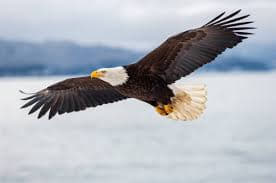
#> input picture 2/Genetic/target_images/eagle.png, 276 x 183 px
$ jupyter execute --allow-errors genetic2.ipynb
#> lines starting #> are read from the running program, lines starting #| are printed output that depends on the picture
## Genetic

[cell 1]
import numpy as np
from PIL import Image, ImageOps, ImageDraw, ImagePath
from PIL import ImageDraw
from IPython.display import display
import colour

import matplotlib.pyplot as plt

import random
import math

from pandas import DataFrame

[cell 2]
# from IPython.display import Image

class Individual:    #Chromosome
    def __init__(self, l, w , num_triangles =None):
        self.l = l  # Width of the image
        self.w = w  # Height of the image
        self.fitness = float('inf')  # Initial fitness is set to infinity
        self.array = None   # Array to store the pixel data of the image
        self.image = None   # Image object
        self.num_triangles = num_triangles
        self.create_random_image_array()     # Create initial random image


    def rand_color(self):
        return "#"+''.join([random.choice('0123456789ABCDEF') for j in range(6)])

    def create_one_color(self):
        self.image = Image.new(mode="RGBA", size=(self.l, self.w), color=self.rand_color())

    def create_random_image_array(self):

        # number of polygons(triangle) to add to image
        # the higher this is the higher stochasticity and potential for detail we have
        if self.num_triangles is None:
            iterations = random.randint(3, 6)
        else:
            iterations = self.num_triangles


        region = (self.l + self.w)//8

        img = Image.new("RGBA", (self.l, self.w), (0, 0, 0, 255))

        #number of points for each polygon
        for i in range(iterations):
            num_points = 3

            region_x = random.randint(0, self.l)
            region_y = random.randint(0, self.w)

            xy = []
            for j in range(num_points):   #make threshold for points of polygon
                xy.append((random.randint(region_x - region, region_x + region),
                           random.randint(region_y - region, region_y + region)))

            img1 = ImageDraw.Draw(img)
            img1.polygon(xy, fill=self.rand_color())

        self.image = img
        self.array = self.to_array(img)


    # [23 lines left out: function add_shape, not called in this run]

    def to_image(self):
        im = Image.fromarray(self.array)
        im.show()

    def to_array(self, image):
        return np.array(image)


    def get_fitness(self, target):
        self.fitness = np.mean(colour.difference.delta_e.delta_E_CIE1976(target, self.array))


# Returns the absolute value of the pixel-by-pixel difference between the two images.
    def get_fitness_euclidean(self, target):
        diff_array = np.subtract(np.array(target), self.array)
        self.fitness = np.mean(np.absolute(diff_array))

[cell 3]
class GeneticAlgorithm():
    def __init__(self, image):
        self.target_image = image
        self.l, self.w = self.target_image.size
        self.target_image_array = self.to_array(self.target_image)


    def run_ga(self, pop_size, epochs):
        """
        Main driver of the genetic algorithm

        Keyword arguments:
        pop_size -- the population size for each generation
        epochs -- number of generations to run

        Returns:
        fittest -- individual with the best fitness from final generation
        """
        # This initializes data as a dictionary to collect details about each epoch
        #  (iteration) for analysis later.
        data = {'epoch':[], 'fitness_estimate':[], 'crossover_used':[], 'pop_gen_used':[], 'im_size':[]}

        population = []

        # initialize starting population
        for i in range(pop_size):
            new_indiv = Individual(self.l, self.w)

            new_indiv.get_fitness(self.target_image)

            population.append(new_indiv)  #The list population now contains the first generation of solutions.

        for i in range(epochs):    #generatrion
            new_pop = []

            # estimate for fitness of fittest individual from current epoch's population
            fittest_estimate = float('inf')

            # populate our new population
            while len(new_pop) < len(population):
                # select parents for crossover
                parent_one = self.tournament_select(population)
                parent_two = self.tournament_select(population)

                fittest_estimate = min(parent_one.fitness, parent_two.fitness, fittest_estimate)

                # probabilistically determine how child of both parents is created
                rand = random.uniform(0, 1)

                if rand < 0.3:
                    child = self.crossover(parent_one, parent_two)

                    while child == None:
                        parent_one = self.tournament_select(population)
                        parent_two = self.tournament_select(population)

                        child = self.crossover(parent_one, parent_two)

                elif rand <= 0.9:
                    child = self.crossover_2(parent_one, parent_two, 0.5)

                    while child == None:
                        parent_one = self.tournament_select(population)
                        parent_two = self.tournament_select(population)

                        child = self.crossover_2(parent_one, parent_two, 0.5)

                else:
                    child = self.mutate(parent_one)

                    while child == None:
                        parent_one = self.tournament_select(population)
                        child = self.mutate(parent_one)

                # add child to new population
                new_pop.append(child)

            # set population = new_pop
            population = new_pop

            # fitness data recording
            if i % 100 == 0 or i == epochs - 1:         #100100
                data['epoch'].append(i)
                data['fitness_estimate'].append(fittest_estimate)
                data['crossover_used'].append("crossover_1")
                data['pop_gen_used'].append("random_image_array_1")
                data['im_size'].append("(" + str(self.w) + "," + str(self.l) + ")")

            # save images on interval to see progress
            # if i % 100 == 0 or i == epochs - 1:
            if i % 100 == 0 or i == epochs - 1:           #100100

                print("Most fit individual in epoch " + str(i) +
                    " has fitness: " + str(fittest_estimate))

                population.sort(key=lambda ind: ind.fitness)
                fittest = population[0]

                fittest.image.save("GenImg/fittest_" + str(i)+".png")

                data_df = DataFrame(data)

                data_df.to_csv("./GenImg/data_cross.csv")

        # save collected data to csv
        data_df = DataFrame(data)
        data_df.to_csv("./GenImg/data_cross.csv")

        # fittest individual of the final population
        population.sort(key=lambda ind: ind.fitness)
        fittest = population[0]

        return fittest


    # [26 lines left out: function tournament_select, not called in this run]


    def crossover(self, ind1, ind2):
        """
        Performs 'blend' crossover given two parents and creates a child \
            It takes a weighted average of each parent and overlays them

        Keyword arguments:
        ind1 -- parent number 1
        ind2 -- parent number 2

        Returns:
        child or None -- child of the two parents if it is more fit than both parents
        """

        child = Individual(self.l, self.w)

        # random float between 0 and 1
        blend_alpha = random.random()

        # if blend_alpha is 0.0, a copy of the first image is returned.
        # If blend_alpha is 1.0, a copy of the second image is returned.
        # use a random blend_alpha \in (0,1)
        child_image = Image.blend(ind1.image, ind2.image, blend_alpha)
        child.image = child_image
        child.array = np.array(child_image)
        child.get_fitness(self.target_image)

        # elitism
        if child.fitness == min(ind1.fitness, ind2.fitness, child.fitness):
            return child

        return None


    def crossover_2(self, ind1, ind2, horizontal_prob = 0.5):
        """
        Performs 'crossover point' crossover given two parents and creates a child \
            Randomly selects the crossover point to be either a row or column \
            Everything up until the crossover point is from parent 1, everything after is parent 2

        Keyword arguments:
        ind1 -- parent number 1
        ind2 -- parent number 2

        Returns:
        child or None -- child of the two parents if it is more fit than both parents
        """

        rand = random.random()

        # perform horizontal crossover point
        if rand <= horizontal_prob:

            split_point = random.randint(1, self.w)

            first = np.ones((split_point, self.l))
            first = np.vstack((first, np.zeros((self.w-split_point, self.l))))

        # perform vertical crossover point
        else:
            split_point = random.randint(1, self.l)

            first = np.ones((self.w, split_point))
            first = np.hstack((first, np.zeros((self.w, self.l-split_point))))

        second = 1 - first

        # Creates the 4 dimensional versions to perform the mutliplying across all color channels
        first = np.dstack([first,first,first,first])
        second = np.dstack([second,second,second,second])

        # Multiply parent1 with first and multiply parent2 with second. Then simplay add them element wise and it should produce the crossover child.

        half_chromo_1 = np.multiply(first, ind1.array)
        half_chromo_2 = np.multiply(second, ind2.array)

        child_array = np.add(half_chromo_1, half_chromo_2)

        child = Individual(self.l, self.w)

        child.image = Image.fromarray(child_array.astype(np.uint8))
        child.array = child_array.astype(np.uint8)

        child.get_fitness(self.target_image)

        # elitism
        if child.fitness == min(ind1.fitness, ind2.fitness, child.fitness):
            return child

        return None


    # [91 lines left out: functions crossover_3, mutate, mutate_2, not called in this run]

    def to_image(self, array):
        return Image.fromarray(array)

    def to_array(self, image):
        return np.array(image)

[cell 4]
def resize(image,max_size):
    new_width = int((max_size/max(image.size[0],image.size[1]))* image.size[0])
    new_height = int((max_size/max(image.size[0],image.size[1]))* image.size[1])
    image = image.resize((new_width,new_height), resample=Image.Resampling.LANCZOS)
    return image

[cell 5]
target_image_path = "./target_images/eagle.png"
image = Image.open(target_image_path)
#> image is the input picture: PIL image 276x183 RGBA; mean R, G, B, A 174.5, 179.3, 187.4, 255

image = resize(image,100)
#> in resize, `image = image.resize((new_width,new_height), resample=Image.Resampling..`:
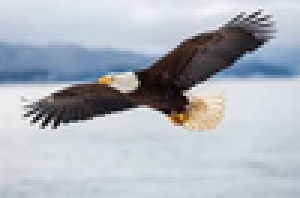
#> image: PIL image 100x66 RGBA (shown 3 times larger); mean R, G, B, A 174.5, 179.3, 187.4, 255

ga = GeneticAlgorithm(image)

population_size=100
echos=5000

#> (the rest of this cell did not finish here and is left out)

#> the loop in run_ga, `for i in range(pop_size):` made 1 pass
#> pass 1, in create_random_image_array, `self.image = img`:
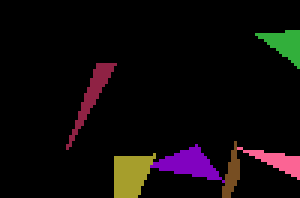
#> self.image: PIL image 100x66 RGBA (shown 3 times larger); mean R, G, B, A 14.2, 8.9, 9.4, 255
#> after the loop in run_ga, `for i in range(pop_size):`: population = []
plt.imshow(fittest.image)
plt.show()

image = resize(image,100)
plt.imshow(image)
plt.show()

CROSSOVER

[cell 6]
ind1 = Individual(100, 66)
#> after the loop in create_random_image_array (call 2), `for i in range(iterations):`:
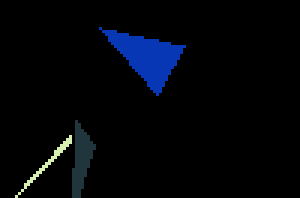
#> img: PIL image 100x66 RGBA (shown 3 times larger); mean R, G, B, A 2.2, 4.7, 9.6, 255
plt.imshow(ind1.image)
#> (this line was passed over: IPython is not available in this run)
plt.show()
ind2 = Individual(100, 66)
#> in create_random_image_array (call 3), `iterations = random.randint(3, 6)`: iterations = 3
#> the loop in create_random_image_array (call 3), `for i in range(iterations):` made 3 passes
#> (region_x, region_y) on passes 1 to 3: (47, 14), (33, 8), (33, 45)
#> after the loop in create_random_image_array (call 3), `for i in range(iterations):`:
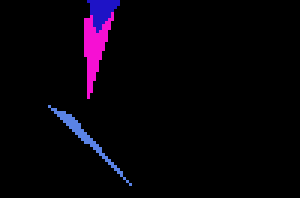
#> img: PIL image 100x66 RGBA (shown 3 times larger); mean R, G, B, A 6.2, 2, 8.8, 255
plt.imshow(ind2.image)
#> (this line was passed over: IPython is not available in this run)
plt.show()
ind3 = ga.crossover(ind1, ind2)
#> the loop in create_random_image_array (call 4), `for i in range(iterations):` made 3 passes
#> (region_x, region_y) on passes 1 to 3: (60, 52), (69, 35), (0, 24)
#> after the loop in create_random_image_array (call 4), `for i in range(iterations):`:
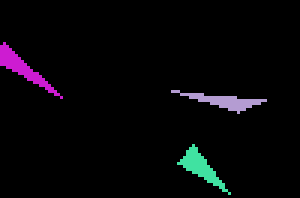
#> img: PIL image 100x66 RGBA (shown 3 times larger); mean R, G, B, A 6.1, 5.5, 7.9, 255
#> in crossover, `blend_alpha = random.random()`: blend_alpha = 0.166
#> in crossover, `child_image = Image.blend(ind1.image, ind2.image, blend_alpha)`:
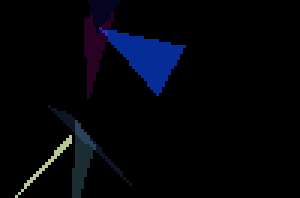
#> child_image: PIL image 100x66 RGBA (shown 3 times larger); mean R, G, B, A 2.8, 4.2, 9.5, 255
#> (the call stopped at in get_fitness, `self.fitness = np.mean(colour.difference.delta_e.delta_E_CIE1976(targe..`: colour is not available in this run)
plt.imshow(ind3.image)
#> (this line was passed over: IPython is not available in this run)
plt.show()

[cell 7]
ind1 = Individual(100, 66)
#> the loop in create_random_image_array (call 5), `for i in range(iterations):` made 3 passes
#> (region_x, region_y) on passes 1 to 3: (33, 20), (53, 24), (86, 12)
#> after the loop in create_random_image_array (call 5), `for i in range(iterations):`:
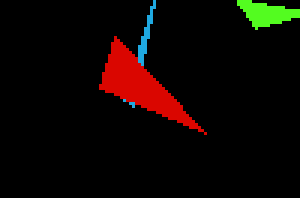
#> img: PIL image 100x66 RGBA (shown 3 times larger); mean R, G, B, A 13.8, 5.9, 2.1, 255
plt.imshow(ind1.image)
#> (this line was passed over: IPython is not available in this run)
plt.show()
ind2 = Individual(100, 66)
#> in create_random_image_array (call 6), `iterations = random.randint(3, 6)`: iterations = 5
#> the loop in create_random_image_array (call 6), `for i in range(iterations):` made 5 passes
#> (region_x, region_y) on passes 1 to 5: (57, 14), (71, 40), (1, 17), (74, 37), (38, 51)
#> after the loop in create_random_image_array (call 6), `for i in range(iterations):`:
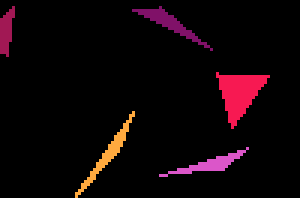
#> img: PIL image 100x66 RGBA (shown 3 times larger); mean R, G, B, A 15.2, 4.3, 7.3, 255
plt.imshow(ind2.image)
#> (this line was passed over: IPython is not available in this run)
plt.show()
ind3 = ga.crossover_2(ind1, ind2)
#> in crossover_2, `rand = random.random()`: rand = 0.116
#> in crossover_2, `split_point = random.randint(1, self.w)`: split_point = 64
#> in crossover_2, `half_chromo_1 = np.multiply(first, ind1.array)`:
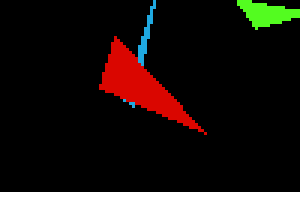
#> half_chromo_1: shape (66, 100, 4) float64 (shown 3 times larger); mean R, G, B, A 13.8, 5.9, 2.1, 247.3; transparent parts drawn white
#> in create_random_image_array (call 7), `iterations = random.randint(3, 6)`: iterations = 6
#> the loop in create_random_image_array (call 7), `for i in range(iterations):` made 6 passes
#> (region_x, region_y) on passes 1 to 6: (4, 38), (49, 1), (33, 21), (26, 5), (72, 51), (41, 4)
#> after the loop in create_random_image_array (call 7), `for i in range(iterations):`:
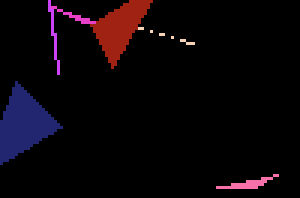
#> img: PIL image 100x66 RGBA (shown 3 times larger); mean R, G, B, A 10.2, 4.3, 8.7, 255
#> (the call stopped at in get_fitness, `self.fitness = np.mean(colour.difference.delta_e.delta_E_CIE1976(targe..`: colour is not available in this run)

$ run again, with 2/Genetic/target_images/moon.jpg saved as 2/Genetic/target_images/eagle.png
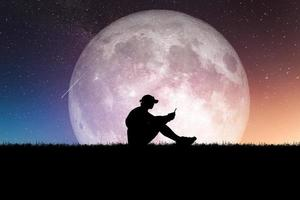
#> input picture 2/Genetic/target_images/moon.jpg, 300 x 200 px
#> image is the input picture: PIL image 300x200 RGB; mean R, G, B 92.3, 80.3, 88
#> in resize, `image = image.resize((new_width,new_height), resample=Image.Resampling..`:
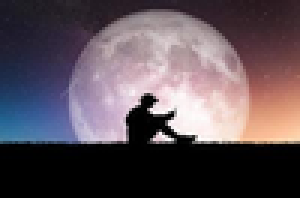
#> image: PIL image 100x66 RGB (shown 3 times larger); mean R, G, B 92.4, 80.4, 88.1
#> after the loop in run_ga, `for i in range(pop_size):`: population = []
#> blend_alpha = 0.166
#> rand = 0.116
#> split_point = 64
